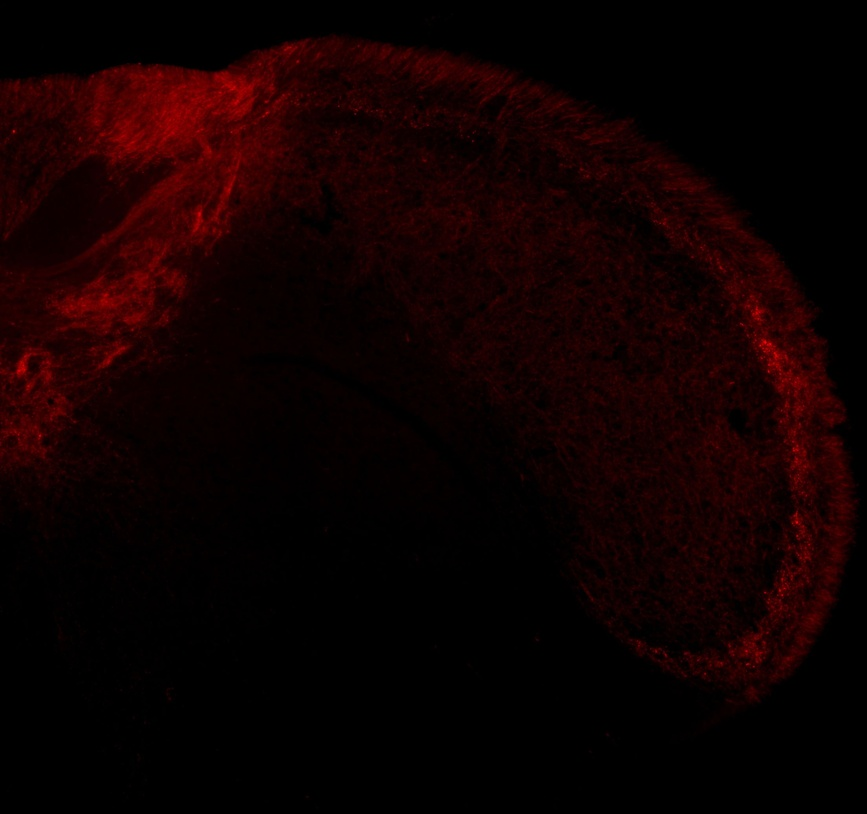
#> input picture data/images/113-5.jpg, 867 x 814 px, shrunk from 2208 x 2075 before the run; its folder holds only this picture in this run
$ jupyter execute Runx3_DCN5_check.ipynb
#> lines starting #> are read from the running program, lines starting #| are printed output that depends on the picture
[cell 1]
import numpy as np
import matplotlib.pyplot as plt
from PIL import Image
import seaborn as sns
from mpl_toolkits.axes_grid1 import make_axes_locatable
import pandas as pd

from collections import Counter

[cell 2]
data_dir = 'data/images'

from pathlib import Path
loadpath = Path(data_dir)
filepaths = list(loadpath.glob('**/*.jpg'))
filepaths

[cell 3]
for filepath in filepaths:
    print(filepath)

[cell 4]
for filepath in filepaths:
    # Step 1: Load the black and white images
    # ~Change Me~
    image = Image.open(filepath)
#> image is the input picture: PIL image 867x814 RGB; mean R, G, B 16, 0.6, 0.7

    #filepath = 'data/images/113-5.jpg'
    #image2 = Image.open("C:/Users/silvermanq/Desktop/113DCN_Vglut2_1ai.jpg")

    # Step 2: Convert the images to grayscale (if not already in grayscale)
    gray_image = image.convert('L')
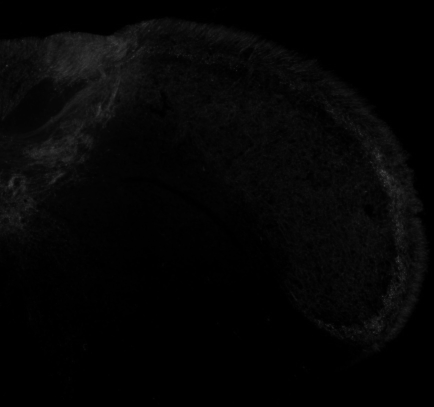
#> gray_image: PIL image 867x814 L (shown at 1/2 size); min 0, max 79, mean 5.2
    #gray_image2 = image2.convert('L')

    # Step 3: Extract pixel data
    # Convert the grayscale images into numpy arrays
    image_data = np.array(gray_image)
    #image_data2 = np.array(gray_image2)

    # Step 4: Average the pixel intensities
    average_image_data = (image_data) / 1
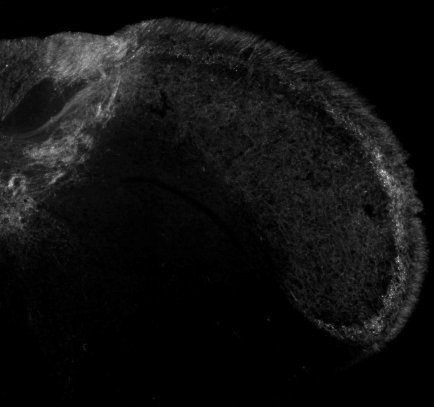
#> average_image_data: shape (814, 867) float64 (shown at 1/2 size); min 0, max 79, mean 5.2; drawn with min black and max white

    # Step 5: Create the hexbin plot
    # Use numpy to get the x and y positions of each pixel
    x, y = np.meshgrid(np.arange(average_image_data.shape[1]), np.arange(average_image_data.shape[0]))

    # Flatten the arrays to 1D for hexbin plotting
    x = x.flatten()
    y = y.flatten()
    z = average_image_data.flatten()  # Averaged grayscale intensity values

    # %%


    # Create figure with custom layout
    # figsize scale to match original images (you'll just have to adjust this)
    # ~Change Me~
    fig = plt.figure(figsize=(13, 10))
    gs = plt.GridSpec(2, 3, height_ratios=[1, 4], width_ratios=[0.25, 4, 1])

    # Create main axes and marginal axes
    ax_main = fig.add_subplot(gs[1, 1])
    ax_marg_x = fig.add_subplot(gs[0, 1], sharex=ax_main)
    ax_marg_y = fig.add_subplot(gs[1, 2], sharey=ax_main)
    ax_colorbar = fig.add_subplot(gs[1, 0])

    # Define your desired maximum intensity value
    # ~Change Me~
    max_intensity = 80  # or any value you want

    # Create hexbin plot with vmax
    # Make sure to set the grid size match the ratio of the original images and weird math because of hexagons
    # [y=(desired bins)] [x=(desired bins * 1.73)*(x/y pixel ratio)]
    # ~Change Me~
    hb = ax_main.hexbin(x, y, C=z, gridsize=(54, 30), cmap='gnuplot', linewidths=0.5, edgecolors='face', vmax=max_intensity / 1.5)
    plt.colorbar(hb, cax=ax_colorbar, label='Intensity')

    # Step 6: Create marginal distributions
    # Calculate peak values and create bins
    z_reshape = z.reshape(average_image_data.shape)
    x_peaks = np.max(z_reshape, axis=0)
#> x_peaks = 867 values, max 79 at index 765, min 0 at index 864, mean 33.21
    y_peaks = np.max(z_reshape, axis=1)
#> y_peaks = 814 values, max 79 at index 342, min 0 at index 0, mean 33.14

    # Create evenly spaced points for x and y axes
    # Make sure to set number of points to match the grid size
    # ~Change Me~
    x_points = np.linspace(0, max(x), 54)
    y_points = np.linspace(0, max(y), 30)

    # Calculate binned values
    # Ensure the number of bins matches the number of points + 1
    # ~Change Me~
    x_bins = np.linspace(0, len(x_peaks), 55)
#> x_bins = 55 values from 0 to 867
    y_bins = np.linspace(0, len(y_peaks), 31)
#> y_bins = 31 values from 0 to 814

    x_digitized = np.digitize(np.arange(len(x_peaks)), x_bins)
#> x_digitized = 867 values from 1 to 54
    y_digitized = np.digitize(np.arange(len(y_peaks)), y_bins)
#> y_digitized = 814 values from 1 to 30

    x_binned = [np.mean(x_peaks[x_digitized == i]) for i in range(1, len(x_bins))]
#> x_binned = 54 values, max 62.75 at index 47, min 7.69 at index 53, mean 33.21
    y_binned = [np.mean(y_peaks[y_digitized == i]) for i in range(1, len(y_bins))]
#> y_binned = 30 values, max 55.26 at index 13, min 2.14 at index 0, mean 33.16

    # Plot data
    sns.lineplot(x=x_points, y=x_binned, ax=ax_marg_x, color='blue')
    sns.lineplot(x=y_binned, y=y_points, ax=ax_marg_y, color='red', orient='y')

    # Save marginal distributions as CSV
    # ~Change Me~
    dfx = pd.DataFrame({
        'x_points': x_points,
        'x_binned': x_binned,
    })
#> dfx = table of 54 rows and 2 columns
    savedir = Path("data/processed")
    savedir.mkdir(parents=True, exist_ok=True)
    savepath = savedir.joinpath(f'marginal_distributions_{filepath.stem}DCN5_x').with_suffix('.csv')
    dfx.to_csv(savepath, index=False)
    dfy = pd.DataFrame({
        'y_points': y_points,
        'y_binned': y_binned
    })
#> dfy = table of 30 rows and 2 columns
    savedir = Path("data/processed/")
    savedir.mkdir(parents=True, exist_ok=True)
    savepath = savedir.joinpath(f'marginal_distributions_{filepath.stem}DCN5_Y').with_suffix('.csv')
    dfy.to_csv(savepath, index=False)


    # Set y-axis limit for marginal x plot (intensity)
    ax_marg_x.set_ylim(0, max_intensity)
    # Set x-axis limit for marginal y plot (intensity)
    ax_marg_y.set_xlim(0, max_intensity)

    # Adjust appearance
    ax_marg_x.axis('on')
    ax_marg_y.axis('on')
    ax_main.invert_yaxis()
    ax_main.set_xlabel('micrometers')
    ax_main.set_ylabel('micrometers')
    ax_main.set_title(f'{filepath.stem}DCN-5')

    plt.tight_layout()

    # Save plot as SVG
    # ~Change Me~
    savedir = Path("Figures")
    savedir.mkdir(parents=True, exist_ok=True)
    savepath = savedir.joinpath(f'{filepath.stem}DCN5_averaged_hexbin').with_suffix('.svg')
    plt.savefig(savepath, format='svg', dpi=300, bbox_inches='tight')
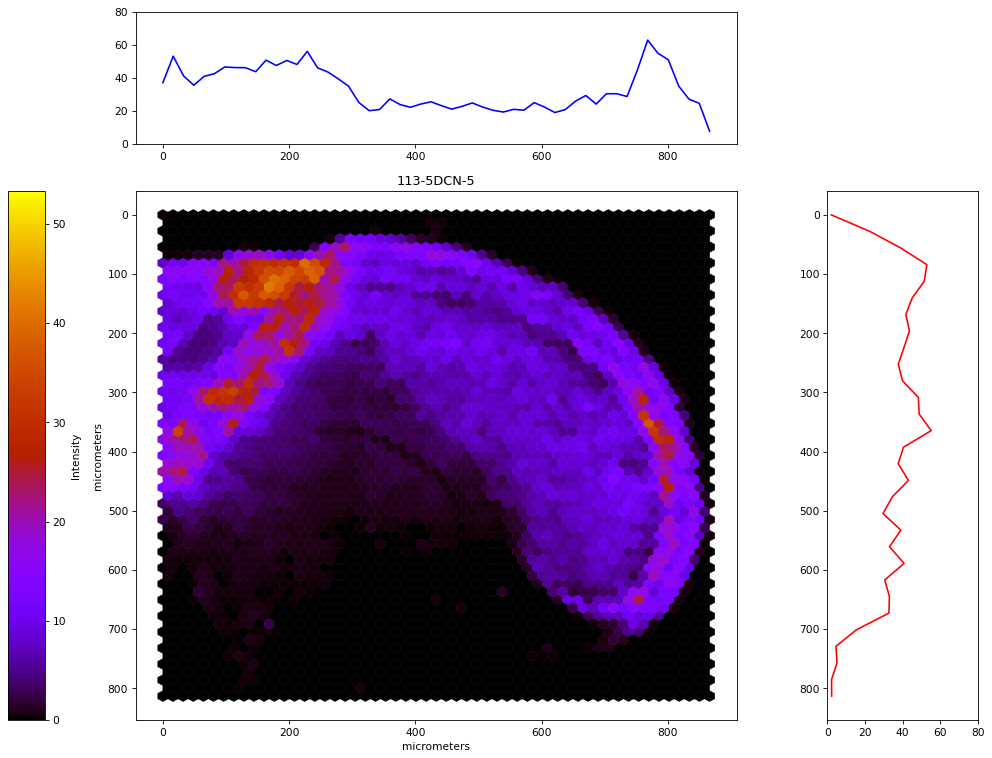
#> figure drawn by matplotlib, 4 panels; panel 2: curve peaks at x = 768, y = 62.75
    plt.show()


    ''' CHECK MARGINAL DISTRIBUTIONS '''

    # count of number of elements in each bin
    x_bin_sizes = Counter(x_digitized)
#> x_bin_sizes = 54 items

    # bin peak intensity in y-direction with same bin size as in above plots and compute mean intensity over bin
    x_grid_size = 54
    index_start = 0
    x_peaks_binned_mean = np.zeros((x_grid_size))
    for i, bin_nr in enumerate(x_bin_sizes.keys()):
        #print(index_start)
        index_stop = index_start+x_bin_sizes[bin_nr]
        x_peaks_binned_mean[i] = np.mean(x_peaks[index_start:index_stop])
        index_start += x_bin_sizes[bin_nr]
#> this loop made 54 passes
#> (index_stop, index_start) on passes 1 to 8: (17, 17), (33, 33), (49, 49), (65, 65), (81, 81), (97, 97), (113, 113), (129, 129)
#> after the loop, index_start = 867; x_peaks_binned_mean has the same summary as x_binned

    # compare mean intensity on y-axis calculated with this approach to results above
    plt.figure(figsize=(6,3))
    plt.plot(x_points, x_peaks_binned_mean, label = 'Check')
    plt.plot(dfx['x_points'], dfx['x_binned'], label = 'Original Results')
    plt.title(f'Marginal Distribution x-axis\n{filepath.stem}')
    plt.legend()

    # count of number of elements in each bin
    y_bin_sizes = Counter(y_digitized)
#> y_bin_sizes = 30 items

    # bin peak intensity in y-direction with same bin size as in above plots and compute mean intensity over bin
    y_grid_size = 30
    index_start = 0
    y_peaks_binned_mean = np.zeros((y_grid_size))
    for i, bin_nr in enumerate(y_bin_sizes.keys()):
        #print(index_start)
        index_stop = index_start+y_bin_sizes[bin_nr]
        y_peaks_binned_mean[i] = np.mean(y_peaks[index_start:index_stop])
        index_start += y_bin_sizes[bin_nr]
#> this loop made 30 passes
#> (index_stop, index_start) on passes 1 to 8: (28, 28), (55, 55), (82, 82), (109, 109), (136, 136), (163, 163), (190, 190), (218, 218)
#> after the loop, index_start = 814; y_peaks_binned_mean has the same summary as y_binned


    # compare mean intensity on y-axis calculated with this approach to results above
    plt.figure(figsize=(3,6))
    plt.plot(y_peaks_binned_mean, y_points, label = 'Check')
    plt.plot(dfy['y_binned'], dfy['y_points'], label = 'Original Results')
    plt.title(f'Marginal Distribution y-axis\n{filepath.stem}')
    plt.legend()
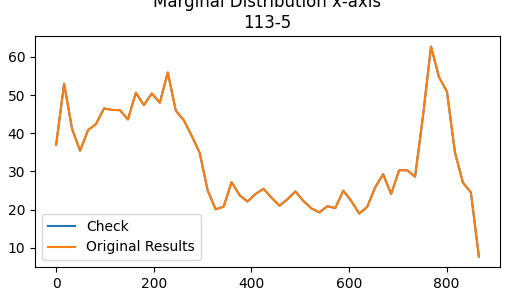
#> figure drawn by matplotlib, 1 panel; curve peaks at x = 768, y = 62.75; curve peaks at x = 768, y = 62.75
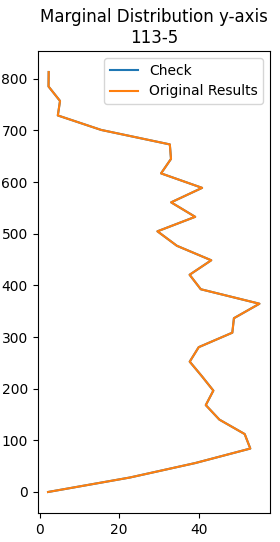
#> figure drawn by matplotlib, 1 panel

#### Check average image

[cell 5]
image_data_list = []
for filepath in filepaths:
    # Step 1: Load the black and white images
    # ~Change Me~
    image1 = Image.open(filepath)
    #image2 = Image.open("C:/Users/silvermanq/Desktop/113DCN_Vglut2_1ai.jpg")

    # Step 2: Convert the images to grayscale (if not already in grayscale)
    gray_image1 = image1.convert('L')
    #gray_image2 = image2.convert('L')

    # Step 3: Extract pixel data
    # Convert the grayscale images into numpy arrays
    image_data1 = np.array(gray_image1)
    #image_data2 = np.array(gray_image2)

    # Step 4: Add pixel intensities of individual images to list
    image_data_list.append(image_data1)

# Average
average_image_data = np.mean(image_data_list, axis = 0)

[cell 6]
image_data_list = []
for filepath in filepaths:
    # Step 1: Load the black and white images
    # ~Change Me~
    image1 = Image.open(filepath)
    #image2 = Image.open("C:/Users/silvermanq/Desktop/113DCN_Vglut2_1ai.jpg")

    # Step 2: Convert the images to grayscale (if not already in grayscale)
    gray_image1 = image1.convert('L')
    #gray_image2 = image2.convert('L')

    # Step 3: Extract pixel data
    # Convert the grayscale images into numpy arrays
    image_data1 = np.array(gray_image1)
    #image_data2 = np.array(gray_image2)

    # Step 4: Add pixel intensities of individual images to list
    image_data_list.append(image_data1)

# Average
average_image_data = np.mean(image_data_list, axis = 0)

# Step 5: Create the hexbin plot
# Use numpy to get the x and y positions of each pixel
x, y = np.meshgrid(np.arange(average_image_data.shape[1]), np.arange(average_image_data.shape[0]))

# Flatten the arrays to 1D for hexbin plotting
x = x.flatten()
y = y.flatten()
z = average_image_data.flatten()  # Averaged grayscale intensity values

# Create figure with custom layout
# figsize scale to match original images (you'll just have to adjust this)
# ~Change Me~
fig = plt.figure(figsize=(13, 10))
gs = plt.GridSpec(2, 3, height_ratios=[1, 4], width_ratios=[0.25, 4, 1])

# Create main axes and marginal axes
ax_main = fig.add_subplot(gs[1, 1])
ax_marg_x = fig.add_subplot(gs[0, 1], sharex=ax_main)
ax_marg_y = fig.add_subplot(gs[1, 2], sharey=ax_main)
ax_colorbar = fig.add_subplot(gs[1, 0])

# Define your desired maximum intensity value
# ~Change Me~
max_intensity = 60  # or any value you want

# Create hexbin plot with vmax
# Make sure to set the grid size match the ratio of the original images and weird math because of hexagons
# [y=(desired bins)] [x=(desired bins * 1.73)*(x/y pixel ratio)]
# ~Change Me~
hb = ax_main.hexbin(x, y, C=z, gridsize=(54, 30), cmap='gnuplot', linewidths=0.5, edgecolors='face', vmax=max_intensity / 1.5)
plt.colorbar(hb, cax=ax_colorbar, label='Intensity')

# Step 6: Create marginal distributions
# Calculate peak values and create bins
z_reshape = z.reshape(average_image_data.shape)
x_peaks = np.max(z_reshape, axis=0)
y_peaks = np.max(z_reshape, axis=1)

# Create evenly spaced points for x and y axes
# Make sure to set number of points to match the grid size
# ~Change Me~
x_points = np.linspace(0, max(x), 54)
y_points = np.linspace(0, max(y), 30)

# Calculate binned values
# Ensure the number of bins matches the number of points + 1
# ~Change Me~
x_bins = np.linspace(0, len(x_peaks), 55)
y_bins = np.linspace(0, len(y_peaks), 31)

x_digitized = np.digitize(np.arange(len(x_peaks)), x_bins)
y_digitized = np.digitize(np.arange(len(y_peaks)), y_bins)

x_binned = [np.mean(x_peaks[x_digitized == i]) for i in range(1, len(x_bins))]
y_binned = [np.mean(y_peaks[y_digitized == i]) for i in range(1, len(y_bins))]

# Plot data
sns.lineplot(x=x_points, y=x_binned, ax=ax_marg_x, color='blue')
sns.lineplot(x=y_binned, y=y_points, ax=ax_marg_y, color='red', orient='y')

# Save marginal distributions as CSV
# ~Change Me~
dfx = pd.DataFrame({
    'x_points': x_points,
    'x_binned': x_binned,
})
dfx.to_csv("data/processed/marginal_distributions_AveragedDCN5_X.csv", index=False)
dfy = pd.DataFrame({
    'y_points': y_points,
    'y_binned': y_binned
})
dfy.to_csv("data/processed/marginal_distributions_AveragedDCN5_Y.csv", index=False)

# Set y-axis limit for marginal x plot (intensity)
ax_marg_x.set_ylim(0, max_intensity)
# Set x-axis limit for marginal y plot (intensity)
ax_marg_y.set_xlim(0, max_intensity)

# Adjust appearance
# ~Change Me~
ax_marg_x.axis('on')
ax_marg_y.axis('on')
ax_main.invert_yaxis()
ax_main.set_xlabel('micrometers')
ax_main.set_ylabel('micrometers')
ax_main.set_title('Averaged DCN-5')

plt.tight_layout()

# Save plot as SVG
# ~Change Me~
plt.savefig("Figures/AveragedDCN5_averaged_hexbin.svg", format='svg', dpi=300, bbox_inches='tight')
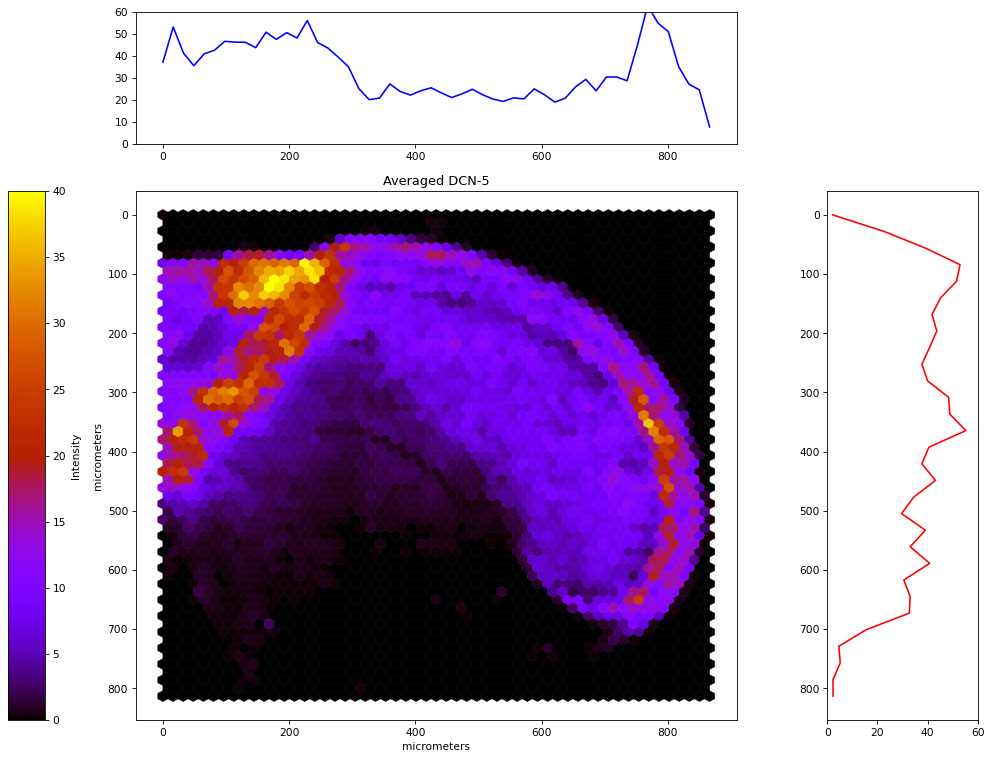
#> figure drawn by matplotlib, 4 panels; panel 2: curve peaks at x = 768, y = 62.75
plt.show()

[cell 7]
from collections import Counter

# count of number of elements in each bin
y_bin_sizes = Counter(y_digitized)

# bin peak intensity in y-direction with same bin size as in above plots and compute mean intensity over bin
y_grid_size = 30
index_start = 0
y_peaks_binned_mean = np.zeros((y_grid_size))
for i, bin_nr in enumerate(y_bin_sizes.keys()):
    #print(index_start)
    index_stop = index_start+y_bin_sizes[bin_nr]
    y_peaks_binned_mean[i] = np.mean(y_peaks[index_start:index_stop])
    index_start += y_bin_sizes[bin_nr]
#> after the loop, index_start = 814


# compare mean intensity on y-axis calculated with this approach to results above
plt.figure(figsize=(2,7))
plt.plot(y_peaks_binned_mean, y_points, label = 'Check')
plt.plot(dfy['y_binned'], dfy['y_points'], label = 'Original Results')
plt.title('Marginal Distribution y-axis\naverage image')
plt.gca().invert_yaxis()
plt.legend()
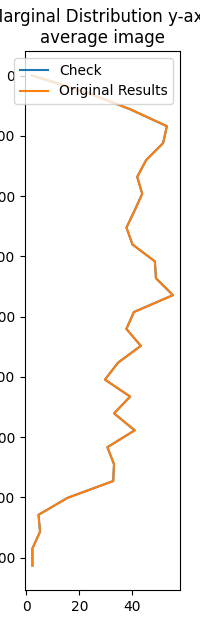
#> figure drawn by matplotlib, 1 panel

[cell 8]
# count of number of elements in each bin
x_bin_sizes = Counter(x_digitized)

# bin peak intensity in y-direction with same bin size as in above plots and compute mean intensity over bin
x_grid_size = 54
index_start = 0
x_peaks_binned_mean = np.zeros((x_grid_size))
for i, bin_nr in enumerate(x_bin_sizes.keys()):
    #print(index_start)
    index_stop = index_start+x_bin_sizes[bin_nr]
    x_peaks_binned_mean[i] = np.mean(x_peaks[index_start:index_stop])
    index_start += x_bin_sizes[bin_nr]
#> after the loop, index_start = 867


# compare mean intensity on y-axis calculated with this approach to results above
plt.figure(figsize=(7,2))
plt.plot(x_points, x_peaks_binned_mean, label = 'Check')
plt.plot(dfx['x_points'], dfx['x_binned'], label = 'Original Results')
plt.title('Marginal Distribution x-axis')
plt.legend()
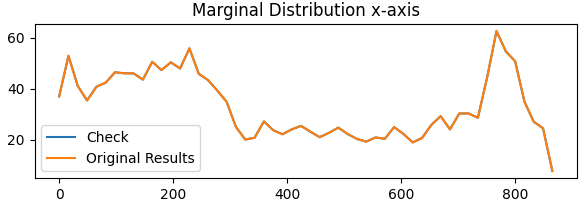
#> figure drawn by matplotlib, 1 panel; curve peaks at x = 768, y = 62.75; curve peaks at x = 768, y = 62.75

$ run again, on data/images/125-5.jpg
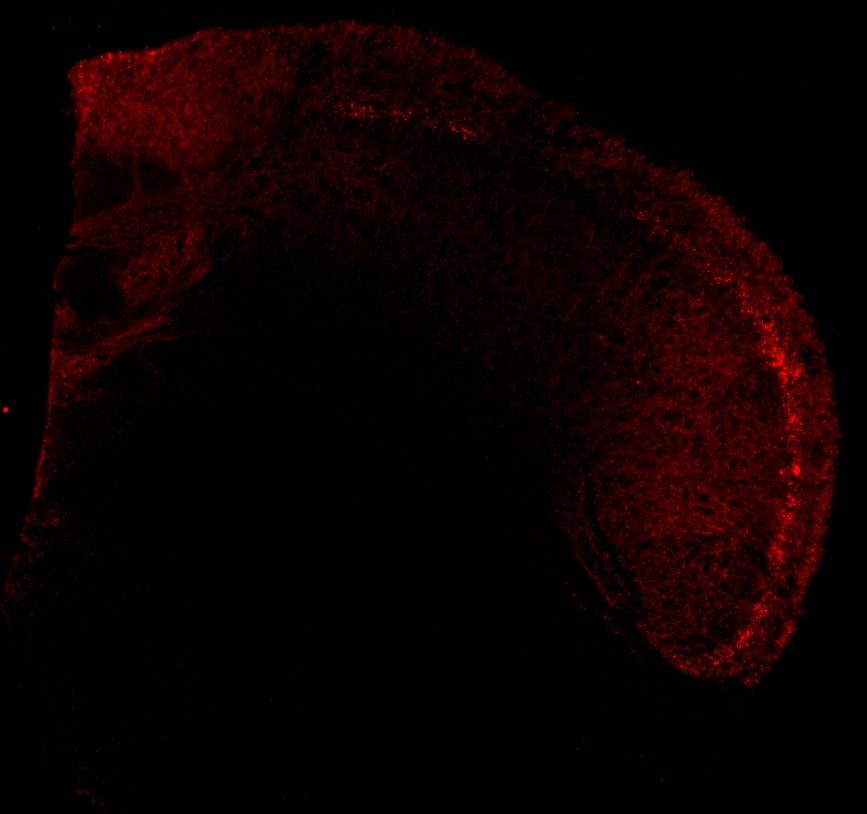
#> input picture data/images/125-5.jpg, 867 x 814 px, shrunk from 2208 x 2075 before the run
#> image is the input picture: PIL image 867x814 RGB; mean R, G, B 12.3, 0.6, 0.7
#> x_peaks = 867 values, max 83 at index 717, min 0 at index 849, mean 34.15
#> y_peaks = 814 values, max 83 at index 662, min 1 at index 1, mean 39.85
#> x_bins = 55 values from 0 to 867
#> y_bins = 31 values from 0 to 814
#> x_digitized = 867 values from 1 to 54
#> y_digitized = 814 values from 1 to 30
#> x_binned = 54 values, max 76.62 at index 48, min 0 at index 53, mean 34.18
#> y_binned = 30 values, max 72.56 at index 13, min 3.93 at index 26, mean 39.85
#> dfx = table of 54 rows and 2 columns
#> dfy = table of 30 rows and 2 columns
#> x_bin_sizes = 54 items
#> the loop `for i, bin_nr in enumerate(x_bin_sizes.keys()):` made 54 passes
#> (index_stop, index_start) on passes 1 to 8: (17, 17), (33, 33), (49, 49), (65, 65), (81, 81), (97, 97), (113, 113), (129, 129)
#> after the loop `for i, bin_nr in enumerate(x_bin_sizes.keys()):`: index_start = 867; x_peaks_binned_mean has the same summary as x_binned
#> y_bin_sizes = 30 items
#> the loop `for i, bin_nr in enumerate(y_bin_sizes.keys()):` made 30 passes
#> (index_stop, index_start) on passes 1 to 8: (28, 28), (55, 55), (82, 82), (109, 109), (136, 136), (163, 163), (190, 190), (218, 218)
#> after the loop `for i, bin_nr in enumerate(y_bin_sizes.keys()):`: index_start = 814; y_peaks_binned_mean has the same summary as y_binned
#> `[cell 7] from collections import Counter  # count of number of element..`:
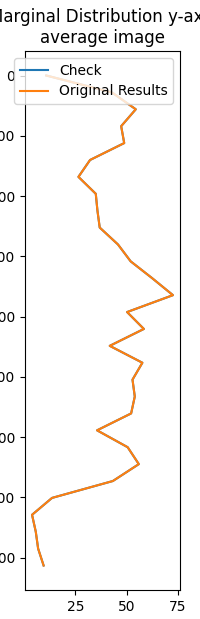
#> figure drawn by matplotlib, 1 panel
#> after the loop `for i, bin_nr in enumerate(x_bin_sizes.keys()):`: index_start = 867
#> `[cell 8] # count of number of elements in each bin x_bin_sizes = Count..`:
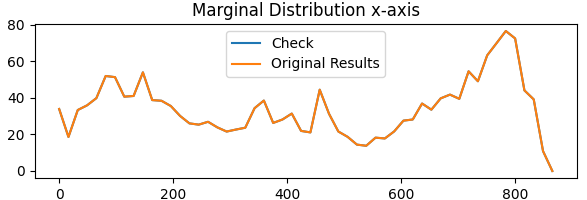
#> figure drawn by matplotlib, 1 panel; curve peaks at x = 784.3, y = 76.62; curve peaks at x = 784.3, y = 76.62
